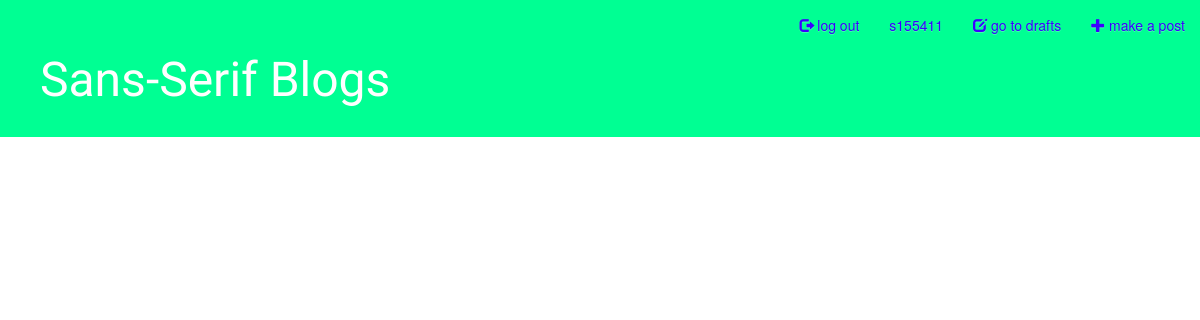
The page /drafts/ (signed in) on the database as committed earlier.
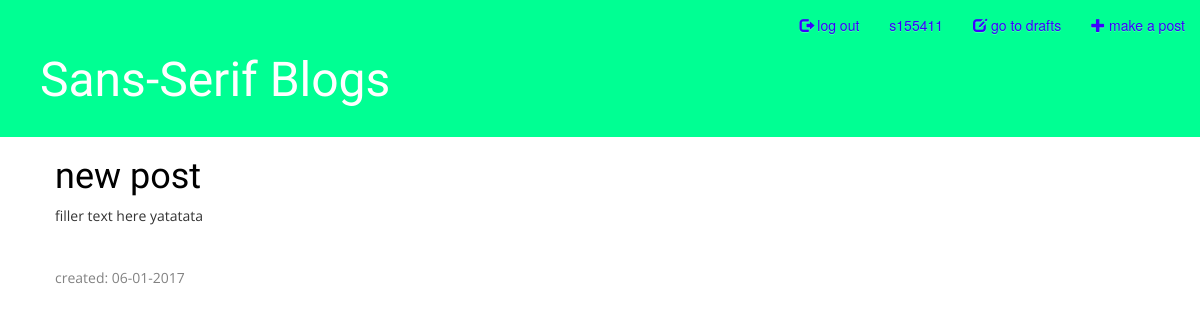
The same page on the database as committed later.
### blog/models.py (models this page shows, shortened)
class Post(models.Model): #models.Model means django knows it should save this model in the database
    author = models.ForeignKey('auth.User')
    title = models.CharField(max_length=200)
    text = models.TextField()
    created_date = models.DateTimeField(
            default=timezone.now)
    published_date = models.DateTimeField(
            blank=True, null=True)

### blog/views.py (the view)
# urls.py: url(r'^drafts/$', views.post_draft_list, name='post_draft_list'),
@login_required(login_url='login')
def post_draft_list(request):
    posts = Post.objects.filter(published_date__isnull=True).order_by('created_date')
    return render(request, 'blog/post_draft_list.html', {'posts': posts})

### blog/templates/blog/post_draft_list.html
{% extends 'blog/base.html' %}
{% block content %}
    {% for post in posts %}
     {% if post.author == user %}
        <div class="post">
            <h1><a href="{% url 'post_detail' pk=post.pk %}">{{ post.title }}</a></h1>
            <p>{{ post.text|truncatechars:200 }}</p>
        </div>
        <p class="date">created: {{ post.created_date|date:'d-m-Y' }}</p>
      {% endif%}
    {% endfor %}
{% endblock %}

### blog/templates/blog/base.html (shortened to what this page needs)
{% load staticfiles %}
<html>
    <head>
        <link rel="stylesheet" href="//maxcdn.bootstrapcdn.com/bootstrap/3.2.0/css/bootstrap.min.css">
        <link rel="stylesheet" href="//maxcdn.bootstrapcdn.com/bootstrap/3.2.0/css/bootstrap-theme.min.css">
        <link rel="stylesheet" href="{% static 'css/blog.css' %}">
    </head>
    <body>
      <nav class="navbar navbar-fixed-top">
        <div class="container-fluid">
          <div class="collapse navbar-collapse" id="myNavbar">
            <ul class="nav navbar-nav navbar-right">
              {% if user.is_authenticated %}
              <li><a href="{% url 'logout' %}" title="log out of your account"><span class="glyphicon glyphicon-log-out"></span> log out</a></li>
              <li><a href="{% url 'user_details' %}" title="see details of your account"> {{user.username}}</a></li>
              <li><a href="{% url 'post_draft_list' %}" title="look at your drafts"><span class="glyphicon glyphicon-edit"></span> go to drafts</a></li>
              <li><a href="{% url 'post_new' %}" title="make a post"><span class="glyphicon glyphicon-plus"></span> make a post</a></li>
              {% else %}
              <li><a href="{% url 'new_user' %}" title="create an account"><span class="glyphicon glyphicon-user"></span> Sign Up</a></li>
              <li><a href="{% url 'login' %}" title="log into your account"><span class="glyphicon glyphicon-log-in"></span> Login</a></li>
              {% endif %}
            </ul>
          </div>
        </div>
      </nav>
        <div class="jumbotron">
            <h1><a href="/">Sans-Serif Blogs</a></h1>
        </div>
        <div class="content container">
            <div class="row">
                <div class="col-md-8">
                    {% block content %}
                    {% endblock %}
                </div>
            </div>
        </div>
    </body>
</html>

Rows that differ between the two databases and show on the page:
added Post: title "new post", text "filler text here yatatata", created_date "06-01-2017"
